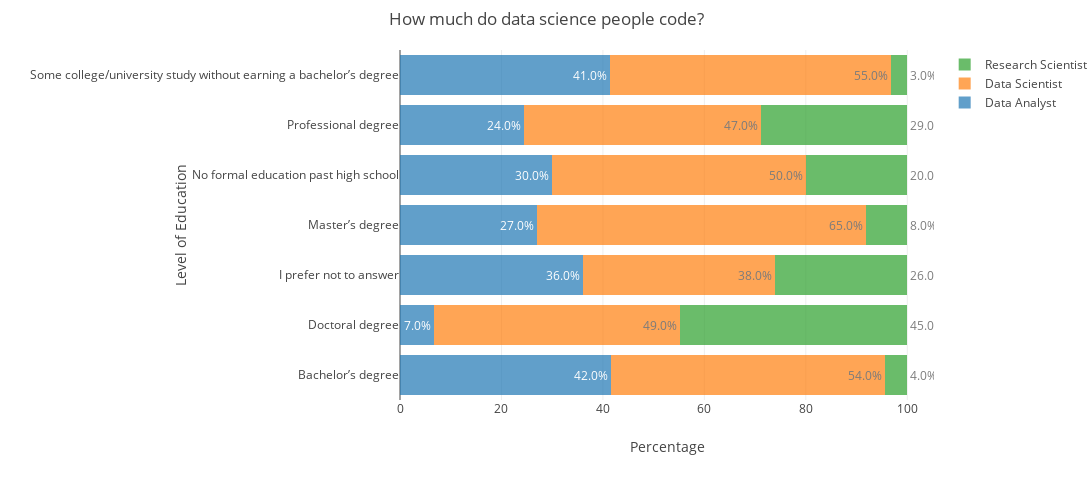

Notebook code cell kept with this figure:
### Markdown cell above
Very interesting insights!

Only **45%** of the respondents spend 50-75% of their time in coding. Out of these,
* 63% of the respondents are data scientist
* 23% of the respondents are data analyst
* 13% of the respondents are research scientist

**40%** of the respondents spend 25-49% of their time in coding. Out of these,
* 55% of the respondents are data scientist
* 27% of the respondents are data analyst
* 18% of the respondents are research scientist

Overall, we can conclude that **Data Scientist** spend maximum time coding things while **Research Scientist** spend a minimum amount of time in coding. To be honest, this thing literally irritates me. When you become a Research Scientist, it doesn't mean you should stop coding and tell others to code something for you. I don't know what it is like in other countries but in India, if a person is Ph.D. and he is working with Data Science team, most of the time, he/she will be giving telling others what to experiment with. A Ph.D. in India hardly writes any code and most of the time they exploit the teammates for getting their things done.

Don't believe me? I will show you another plot right now to support my argument.

### Code cell
# In order to support my above argument, we will plot profiles and their education level
# Select rows from educational dataframe corresponding to the current indices
edu_level = edu_df[edu_df.index.isin(coding_df.index)]

# Create a new column
coding_df['Q4'] = edu_level.values

# Group by roles and get the count for experience 
freq_df = coding_df.groupby(['Q4'])['Q6'].value_counts().unstack()

# Convert the frequencies to percentage
pct_df = freq_df.divide(freq_df.sum(axis=1), axis=0)*100

# Get traces
data = get_traces(freq_df, pct_df, stacked=True, orientation='h', textposition='outside', opacity=0.7)

# Define the layout for plotly figure
layout = go.Layout(
     autosize=False,
     width=1300,
     height=500,
     barmode='stack',   
     margin=go.layout.Margin(
                            l=400,
                            r=0,
                            b=100,
                            t=50,),
    title='How much do data science people code?',
    yaxis=dict(title='Level of Education'),
    xaxis=dict(title='Percentage'),
    
)

# Visualize
fig = go.Figure(data=data, layout=layout)
iplot(fig, show_link=False)

### Figure 1 — Plotly figure (JSON) as saved in the notebook; plotly's stock layout.template omitted (floating-point values rounded to 4 significant figures)
{"data": [{"name": "Data Analyst", "opacity": 0.7, "orientation": "h", "text": ["42.0%", "7.0%", "36.0%", "27.0%", "30.0%", "24.0%", "41.0%"], "textposition": "outside", "type": "bar", "uid": "99adef6b-3892-435a-b75b-23d5920a5943", "x": [41.6, 6.603, 36, 26.94, 30, 24.38, 41.46], "y": ["Bachelor’s degree", "Doctoral degree", "I prefer not to answer", "Master’s degree", "No formal education past high school", "Professional degree", "Some college/university study without earning a bachelor’s degree"]}, {"name": "Data Scientist", "opacity": 0.7, "orientation": "h", "text": ["54.0%", "49.0%", "38.0%", "65.0%", "50.0%", "47.0%", "55.0%"], "textposition": "outside", "type": "bar", "uid": "e2aeb18b-4a81-4a67-b5af-3598f080c0fe", "x": [54.05, 48.6, 38, 64.95, 50, 46.88, 55.28], "y": ["Bachelor’s degree", "Doctoral degree", "I prefer not to answer", "Master’s degree", "No formal education past high school", "Professional degree", "Some college/university study without earning a bachelor’s degree"]}, {"name": "Research Scientist", "opacity": 0.7, "orientation": "h", "text": ["4.0%", "45.0%", "26.0%", "8.0%", "20.0%", "29.0%", "3.0%"], "textposition": "outside", "type": "bar", "uid": "7720aaa2-0111-4205-836d-8045e3fb1abe", "x": [4.351, 44.79, 26, 8.114, 20, 28.75, 3.252], "y": ["Bachelor’s degree", "Doctoral degree", "I prefer not to answer", "Master’s degree", "No formal education past high school", "Professional degree", "Some college/university study without earning a bachelor’s degree"]}], "layout": {"autosize": false, "barmode": "stack", "height": 500, "margin": {"b": 100, "l": 400, "r": 0, "t": 50}, "title": "How much do data science people code?", "width": 1300, "xaxis": {"title": "Percentage"}, "yaxis": {"title": "Level of Education"}}}
